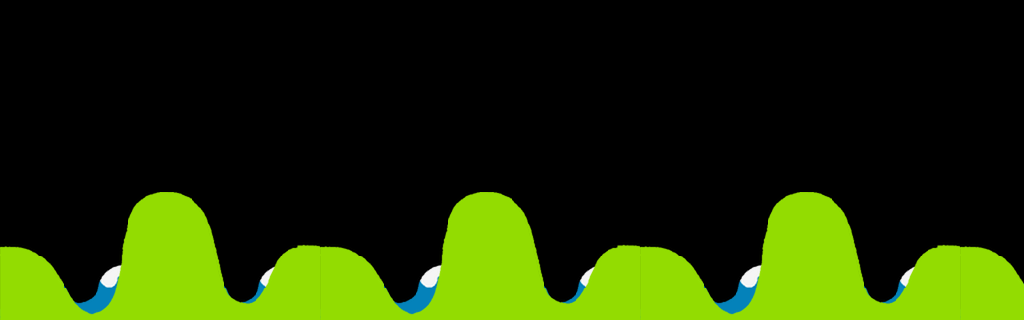

This game map was drawn from its Tiled (.tmx) file and the tilesets committed beside it. A one-line description and the trimmed map source follow:
An orthogonal 32x10 tile map with 32x32 px tiles, 2 tile layers (HillsBackground, HillsForeground), 2 tilesets.

<map version="1.0" orientation="orthogonal" width="32" height="10" tilewidth="32" tileheight="32">
 <tileset firstgid="1" name="HillsForeground" tilewidth="32" tileheight="32" spacing="1" margin="1">
  <image source="HillsForeground.png" width="370" height="160" />
 </tileset>
 <tileset firstgid="45" name="HillsBackground" tilewidth="32" tileheight="32" spacing="1" margin="1">
  <image source="HillsBackground.png" width="257" height="86" />
 </tileset>
 <layer name="HillsBackground" width="32" height="10">
  <data>[320 cells, 64 non-empty, 10 distinct tile ids]</data>
 </layer>
 <layer name="HillsForeground" width="32" height="10">
  <data>[320 cells, 93 non-empty, 29 distinct tile ids]</data>
 </layer>
</map>